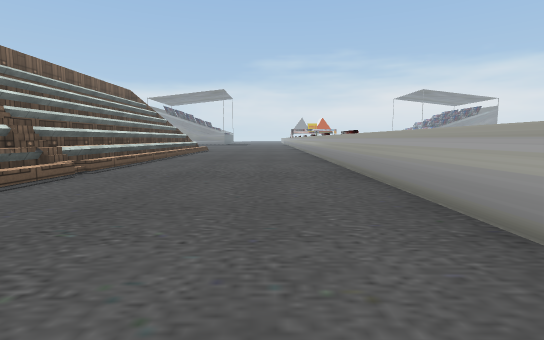
View 1 (above)

23 first-person views from a walk through a 3-D level made in the Unity game engine. The camera is 1.2 m above the floor, tilts 6° down and sees 85° across. The floor is counted in squares, 2 m on a side. Each view is taken from the middle of a square. On the plan, view 1 faces up. The plan holds only what a view shows up to about 9 squares ahead; the rest is blank. The place goes on beyond the plan. Some surface patterns are stand-ins.

View 2
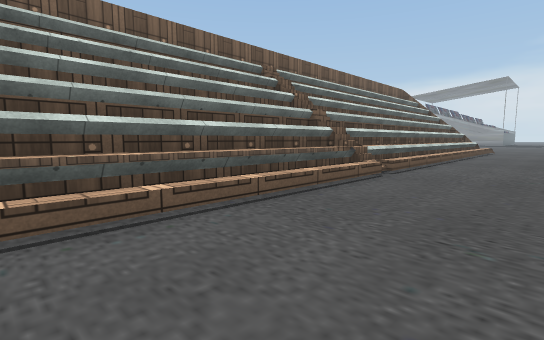

View 3
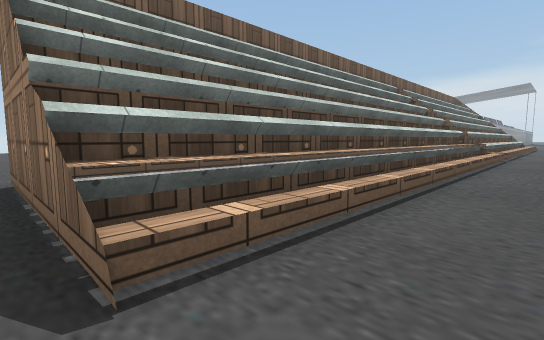

View 4
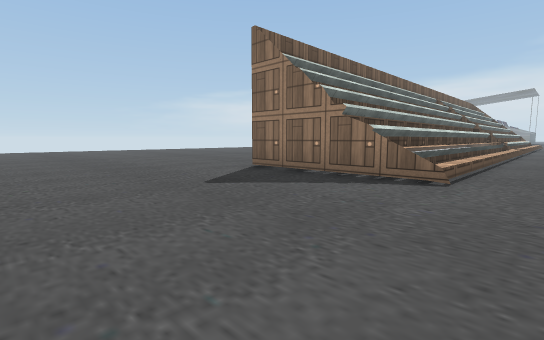

View 5
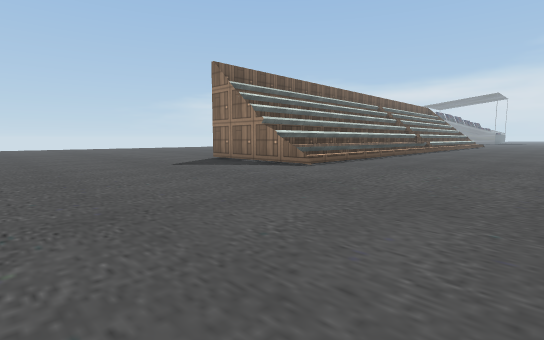

View 6
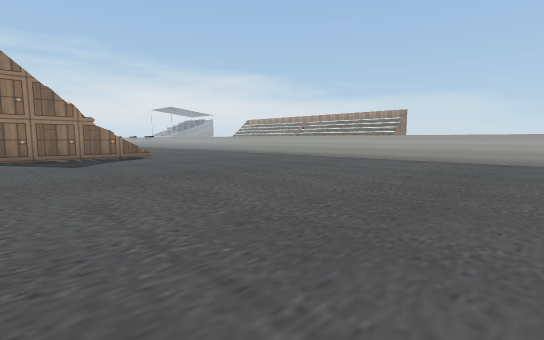

View 7
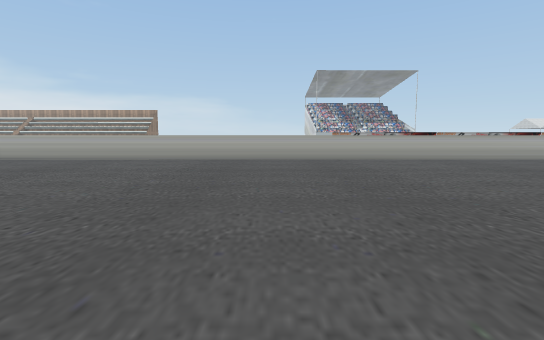

View 8
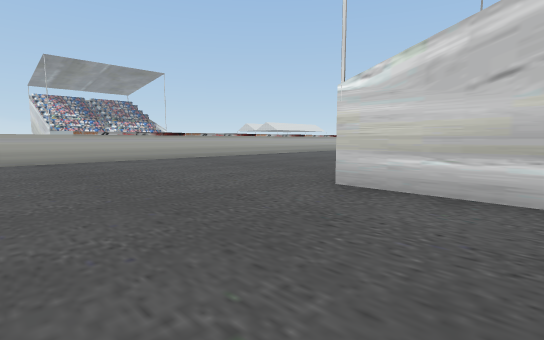

View 9
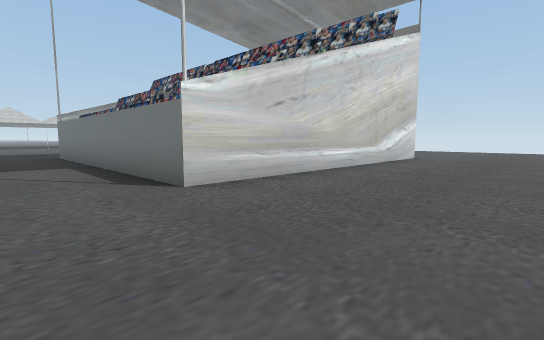

View 10
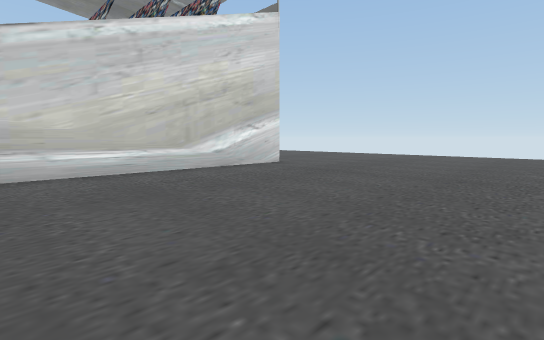

View 11
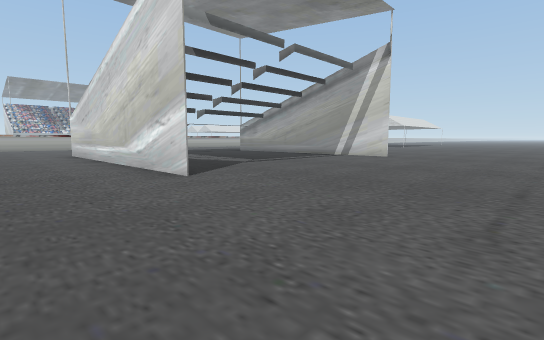

View 12
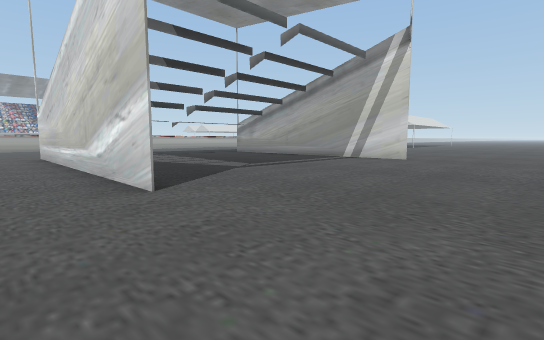

View 13
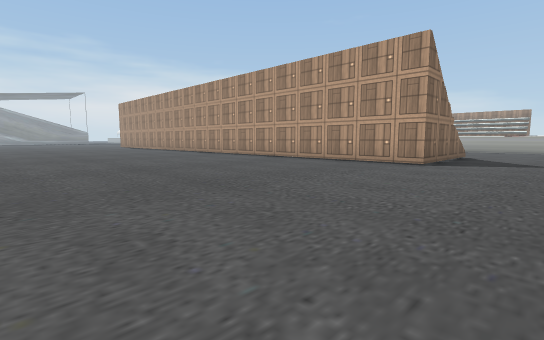

View 14
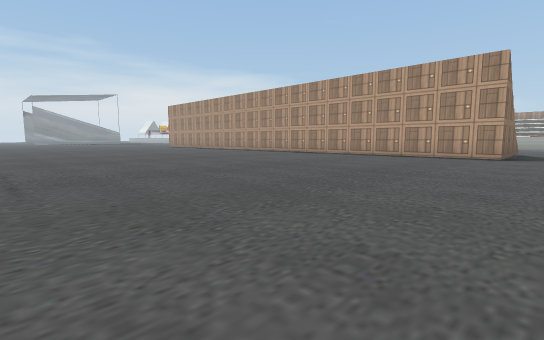

View 15
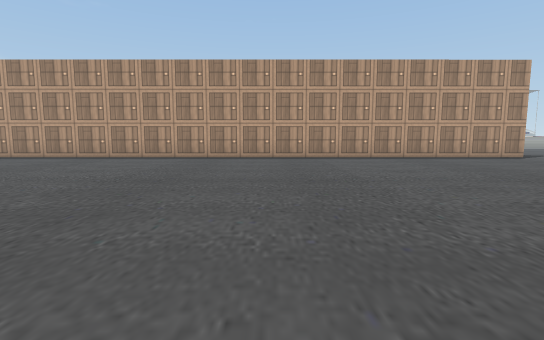

View 16
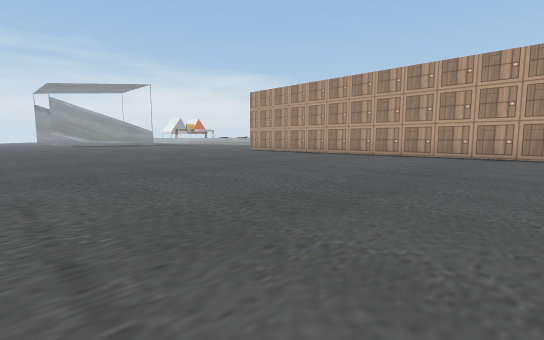

View 17
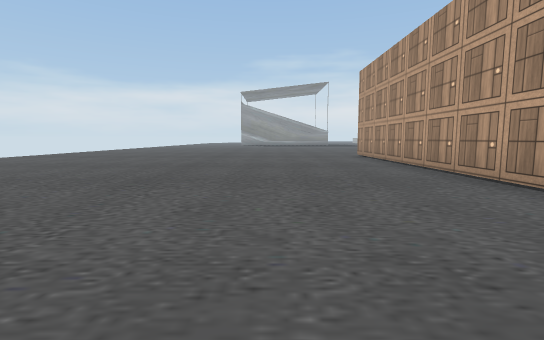

View 18
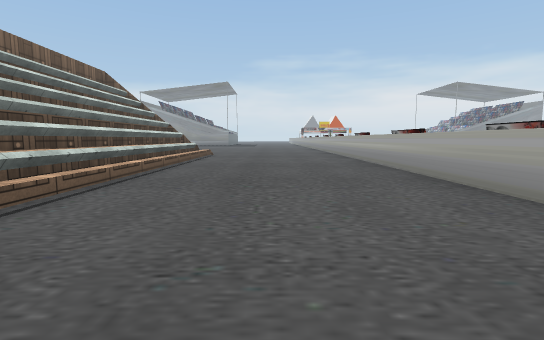

View 19
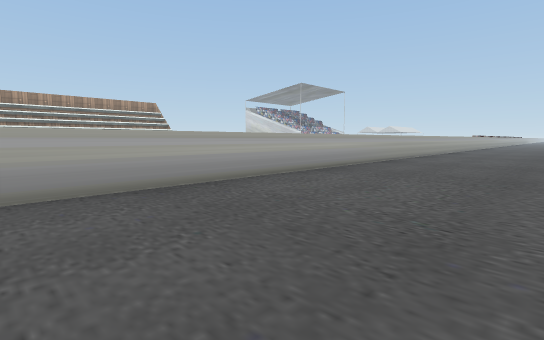

View 20
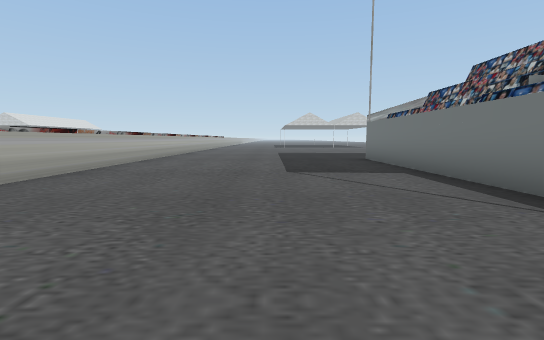

View 21
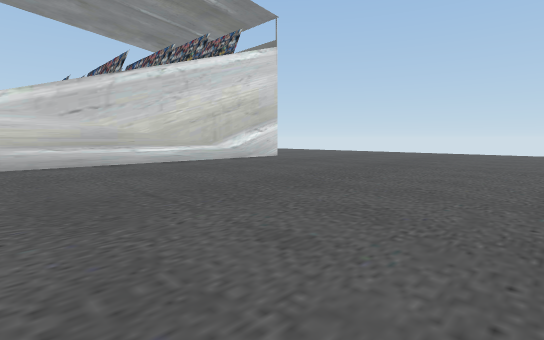

View 22
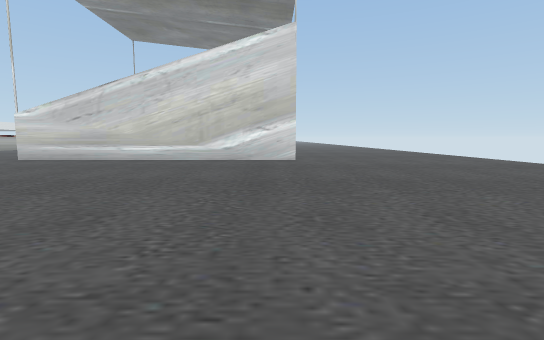

View 23
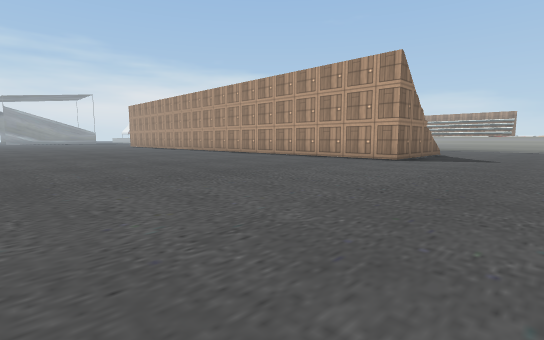

### Floor plan
Key: @ floor where view 1 was taken; # wall or solid block; . floor; / step, stairs or slope; = window, fence, low wall or low ledge.
Columns run from 18 left of view 1 to 2 right of it. Each row starts with its distance up from view 1.
 12  ..........#==#/....#
 11  ..........#==#/....#
 10  ..........#==#/....#
  9  ..........#==#/....#
  8  ..........#==#/....#
  7  ..........#==#/....#
  6  ..........#==//....#
  5  ..........#////....#
  4  ..........##=//....#
  3  ..........##=#/....#
  2  ..........##=#/....#
  1  ..........##=#/....#
  0  ..........##=#/..@.#
 -1  ..........##=#/....#
 -2  ..........##=#/....#
 -3  ..........##==/....#
 -4  ..........###=/....#
 -5  ...................#
 -6  ...................#
 -7    .................#
 -8    .................#
 -9       ..............#
-10     ................#
-11   ..................#
-12   ..................#
-13 ....................#
-14 ....................#
-15 ....................#
-16 ....................#
-17 ......#######.......#
-18 ........    ##......#
-19  .........   #......#
-20  ..........  #......#
-21  ..........  #......#
-22  .........   #......#
-23  ........    #......#
-24  .......     #......#

Positions as (right, up) in squares from view 1, and headings:
1: (0, 0), facing up
2: (-1, 0), facing up-left
3: (-2, -5), facing up-left
4: (-2, -9), facing up-left
5: (1, -10), facing up-left
6: (-7, -14), facing up-right
7: (-7, -14), facing right
8: (-7, -14), facing down-right
9: (-3, -14), facing down-left
10: (-7, -12), facing down-left
11: (-17, -15), facing down-right
12: (-16, -16), facing down-right
13: (-14, -7), facing up-right
14: (-17, -6), facing up-right
15: (-16, 3), facing right
16: (-17, 3), facing up-right
17: (-10, 4), facing up
18: (-1, 4), facing up
19: (-2, 4), facing down-right
20: (-2, -16), facing down
21: (-5, -10), facing down-left
22: (-12, -9), facing down
23: (-15, -8), facing up-right
